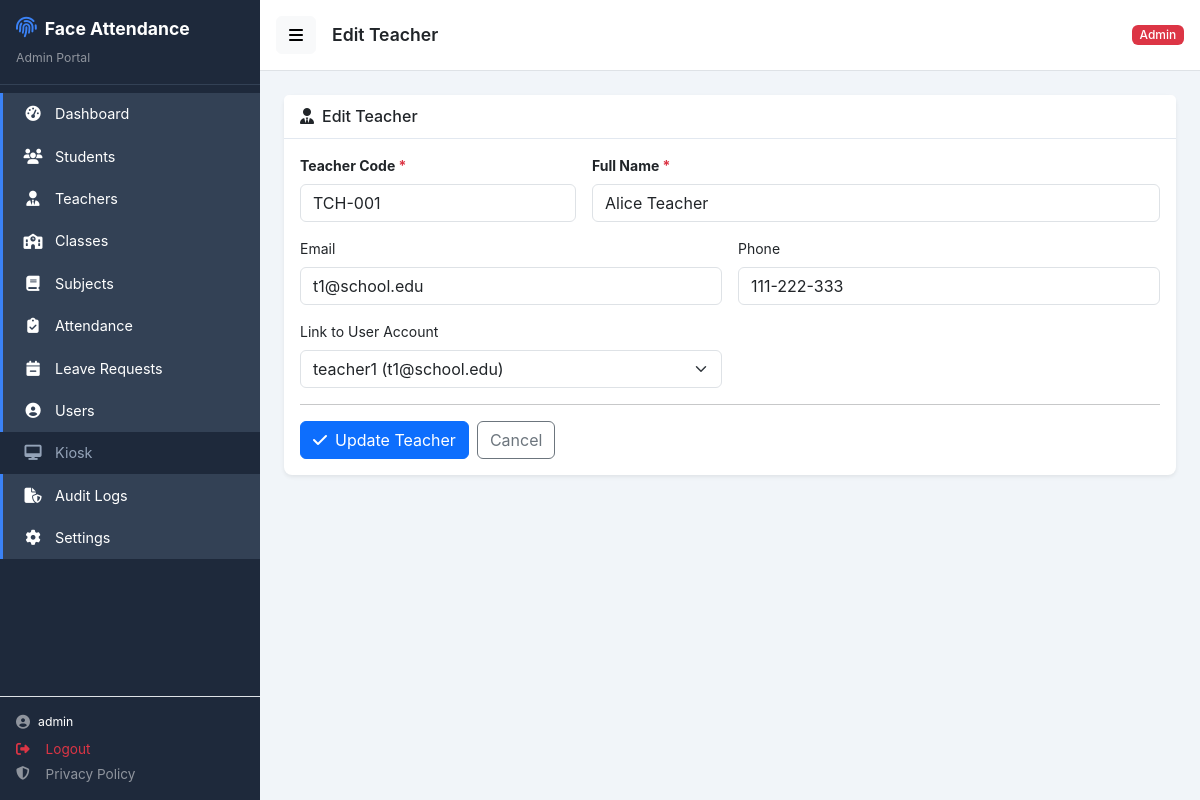
The page /public/admin/teachers/1/edit (signed in) on the database its author committed.
### tables this page shows
CREATE TABLE teachers (
    id INT UNSIGNED AUTO_INCREMENT PRIMARY KEY,
    user_id INT UNSIGNED NULL UNIQUE,
    teacher_code VARCHAR(40) NOT NULL UNIQUE,
    full_name VARCHAR(120) NOT NULL,
    email VARCHAR(120) NULL,
    phone VARCHAR(30) NULL,
    is_active TINYINT(1) NOT NULL DEFAULT 1,
    created_at DATETIME NOT NULL DEFAULT CURRENT_TIMESTAMP,
    updated_at DATETIME NOT NULL DEFAULT CURRENT_TIMESTAMP ON UPDATE CURRENT_TIMESTAMP,
    CONSTRAINT fk_teachers_user FOREIGN KEY (user_id) REFERENCES users(id) ON DELETE SET NULL ON UPDATE CASCADE
);

CREATE TABLE users (
    id INT UNSIGNED AUTO_INCREMENT PRIMARY KEY,
    username VARCHAR(60) NOT NULL UNIQUE,
    email VARCHAR(120) NOT NULL UNIQUE,
    password_hash VARCHAR(255) NOT NULL,
    role ENUM('admin','teacher','student') NOT NULL DEFAULT 'student',
    is_active TINYINT(1) NOT NULL DEFAULT 1,
    created_at DATETIME NOT NULL DEFAULT CURRENT_TIMESTAMP,
    updated_at DATETIME NOT NULL DEFAULT CURRENT_TIMESTAMP ON UPDATE CURRENT_TIMESTAMP,
    INDEX idx_users_role (role),
    INDEX idx_users_username (username)
);

### app/Controllers/Admin/TeacherController.php (called while the page is built, shortened)
<?php
require_once BASE_PATH . '/app/Models/TeacherModel.php';
class TeacherController extends BaseController
{
    public function edit(string $id): void
    {
        $id = (int)$id;
        $teacher = TeacherModel::findById($id);
        $users = Database::fetchAll("SELECT id, username, email FROM users WHERE role = 'teacher' AND is_active = 1");
        $this->view('admin/teacher_form', 'admin', [
            'title' => 'Edit Teacher',
            'teacher' => $teacher, 'teacherUsers' => $users, 'csrf' => $this->csrfField(),
        ]);
    }
}

### public/index.php (called while the page is built, shortened)
<?php
$requestUri = $_SERVER['REQUEST_URI'] ?? '/';
$baseDir = parse_url(APP_URL, PHP_URL_PATH) ?? '';
if ($baseDir && strpos($requestUri, $baseDir) === 0) {
    $requestUri = substr($requestUri, strlen($baseDir));
}
$requestUri = $requestUri ?: '/';
$method = $_SERVER['REQUEST_METHOD'] ?? 'GET';
$requestUri = parse_url($requestUri, PHP_URL_PATH) ?: $requestUri;
$requestUri = preg_replace('#^/index\.php(?:/|$)#', '/', $requestUri);
$requestUri = rtrim($requestUri, '/') ?: '/';
$router = new Router();
$router->dispatch($method, $requestUri);

### app/Core/Database.php (called while the page is built, shortened)
<?php
class Database
{
    private static ?PDO $instance = null;
    public static function getInstance(): PDO
    {
        if (self::$instance === null) {
            $dsn = "mysql:host=" . DB_HOST . ";dbname=" . DB_NAME . ";charset=" . DB_CHARSET;
            try {
                self::$instance = new PDO($dsn, DB_USER, DB_PASS, [
                    PDO::ATTR_ERRMODE => PDO::ERRMODE_EXCEPTION,
                    PDO::ATTR_DEFAULT_FETCH_MODE => PDO::FETCH_ASSOC,
                    PDO::ATTR_EMULATE_PREPARES => false,
                ]);
            } catch (PDOException $e) {
                if (APP_DEBUG) {
                    die("Database connection failed: " . $e->getMessage());
                }
                die("A database error occurred. Please try again later.");
            }
        }
        return self::$instance;
    }
    public static function query(string $sql, array $params = []): PDOStatement
    {
        $stmt = self::getInstance()->prepare($sql);
        $stmt->execute($params);
        return $stmt;
    }
    public static function fetchOne(string $sql, array $params = []): ?array
    {
        $stmt = self::query($sql, $params);
        $result = $stmt->fetch();
        return $result === false ? null : $result;
    }
    public static function fetchAll(string $sql, array $params = []): array
    {
        $stmt = self::query($sql, $params);
        return $stmt->fetchAll();
    }
}

### app/Models/TeacherModel.php (called while the page is built, shortened)
<?php
class TeacherModel
{
    public static function findById(int $id): ?array
    {
        return Database::fetchOne("
            SELECT t.*, u.username AS login_username, u.email AS login_email
            FROM teachers t
            LEFT JOIN users u ON u.id = t.user_id
            WHERE t.id = ? LIMIT 1", [$id]);
    }
}

### views/admin/teacher_form.php (the view, shortened to what this page needs)
<div class="card border-0 shadow-sm">
    <div class="card-header bg-white"><h6 class="mb-0"><i class="fa-solid fa-user-tie me-2"></i><?php echo $teacher ? 'Edit Teacher' : 'Add Teacher'; ?></h6></div>
    <div class="card-body">
        <form method="POST" action="<?php echo $teacher ? APP_URL . '/admin/teachers/' . $teacher['id'] . '/update' : APP_URL . '/admin/teachers/store'; ?>">
            <div class="row g-3">
                <div class="col-md-4">
                    <label class="form-label fw-bold">Teacher Code <span class="text-danger">*</span></label>
                    <input type="text" name="teacher_code" class="form-control" required value="<?php echo htmlspecialchars($teacher['teacher_code'] ?? ''); ?>">
                </div>
                <div class="col-md-8">
                    <label class="form-label fw-bold">Full Name <span class="text-danger">*</span></label>
                    <input type="text" name="full_name" class="form-control" required value="<?php echo htmlspecialchars($teacher['full_name'] ?? ''); ?>">
                </div>
                <div class="col-md-6">
                    <label class="form-label">Email</label>
                    <input type="email" name="email" class="form-control" value="<?php echo htmlspecialchars($teacher['email'] ?? ''); ?>">
                </div>
                <div class="col-md-6">
                    <label class="form-label">Phone</label>
                    <input type="text" name="phone" class="form-control" value="<?php echo htmlspecialchars($teacher['phone'] ?? ''); ?>">
                </div>
                <div class="col-md-6">
                    <label class="form-label">Link to User Account</label>
                    <select name="user_id" class="form-select">
                        <?php foreach (($teacherUsers ?? []) as $u): ?>
                        <option value="<?php echo $u['id']; ?>" <?php echo $teacher && $teacher['user_id'] == $u['id'] ? 'selected' : ''; ?>>
                            <?php echo htmlspecialchars($u['username']); ?> (<?php echo htmlspecialchars($u['email']); ?>)
                        </option>
                        <?php endforeach; ?>
                    </select>
                </div>
            </div>
            <hr>
            <div class="d-flex gap-2">
                <button type="submit" class="btn btn-primary"><i class="fa-solid fa-check me-2"></i><?php echo $teacher ? 'Update' : 'Create'; ?> Teacher</button>
                <a href="<?php echo APP_URL; ?>/admin/teachers" class="btn btn-outline-secondary">Cancel</a>
            </div>
        </form>
    </div>
</div>

### app/Core/Router.php (shortened to what this page needs)
<?php
class Router
{
    private array $routes = [];
    public function get(string $uri, array $handler): void
    {
        $this->routes['GET'][$uri] = $handler;
    }
    public function post(string $uri, array $handler): void
    {
        $this->routes['POST'][$uri] = $handler;
    }
    public function dispatch(string $method, string $uri): void
    {
        $method = strtoupper($method);
        $uri = rtrim($uri, '/');
        foreach ($this->routes[$method] ?? [] as $routeUri => $handler) {
            $regex = $this->buildRegex($routeUri);
            if (preg_match($regex, $uri, $matches)) {
                $params = [];
                foreach ($matches as $key => $value) {
                    if (is_string($key)) $params[$key] = $value;
                }
                $this->handle($handler, $params);
                return;
            }
        }
    }
    private function buildRegex(string $routeUri): string
    {
        $pattern = preg_replace('/\/\{([a-zA-Z_]+)\}/', '/(?P<$1>[^/]+)', $routeUri);
        return '#^' . $pattern . '$#';
    }
    private function handle(array $handler, array $params = []): void
    {
        $action = $handler['action'];
        $controller = new $controllerClass();
        $controller->$action(...$params);
    }
}

### public/assets/css/app.css (style rules this page uses)
:root { --sidebar-width: 260px; --sidebar-bg: #1e293b; --sidebar-hover: #334155; --sidebar-active: #3b82f6; --topbar-height: 60px; --content-bg: #f1f5f9; --card-shadow: 0 2px 12px rgba(0,0,0,0.08); --primary: #3b82f6; --success: #10b981; --danger: #ef4444; --warning: #f59e0b; }
* { box-sizing: border-box; }
body { font-family: -apple-system, BlinkMacSystemFont, 'Segoe UI', Roboto, Oxygen, Ubuntu, sans-serif; background: var(--content-bg); min-height: 100vh; font-size: 14px; }
.card { border-radius: 8px; box-shadow: var(--card-shadow); }
.card-header { border-bottom: 1px solid #e2e8f0; background: #fff; font-weight: 600; padding: 0.75rem 1rem; }
.card-body { padding: 1rem; }

### rows shown on the page
teachers: teacher_code "TCH-001", full_name "Alice Teacher", email "t1@school.edu", phone "111-222-333", user_id "teacher1 (t1@school.edu)"

### other values the page prints
$label "Dashboard"
$label "Students"
$label "Teachers"
$label "Classes"
$label "Subjects"
$label "Attendance"
$label "Leave Requests"
$label "Users"
$label "Kiosk"
$label "Audit Logs"
$label "Settings"
